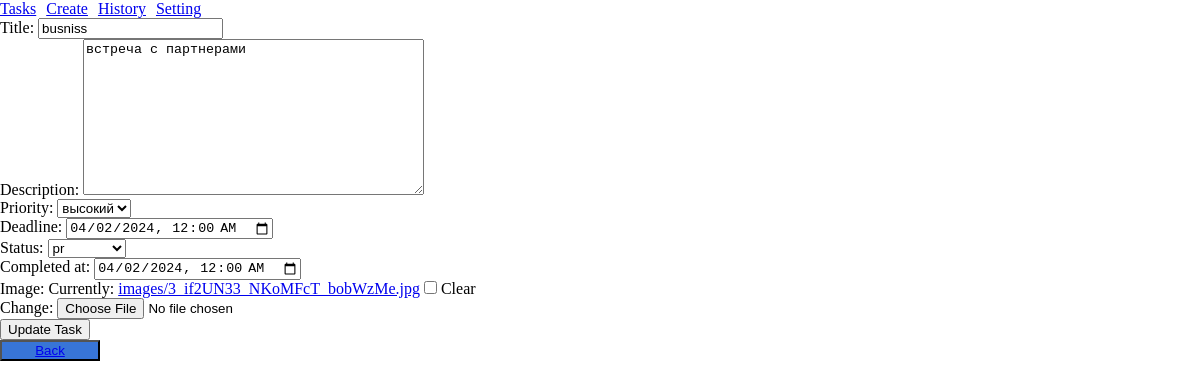
The app's page /update/5/ with its own data.
### task/models.py (models this page shows, shortened)
class Task(models.Model):
    title = models.CharField(max_length=255)
    description = models.TextField()
    priority = models.CharField(max_length=10, choices=[('v', 'высокий'), ('s', 'средний'), ('n', "низкий")])
    created_at = models.DateTimeField(auto_now_add=True)
    deadline = models.DateTimeField(null=True, blank=True)
    status = models.CharField(max_length=10, choices=[('в процессе', 'pr' ), ('com', 'закончен')], default='в процессе')
    completed_at = models.DateTimeField(null=True, blank=True)
    image = models.ImageField(upload_to='images/', null=True, blank=True)
    slug = models.SlugField(max_length=20, null=True, blank=True, unique=True)

### task/views.py (the view)
# urls.py: path('update/<int:task_pk>/', TaskUpdateView.as_view(), name='task_update'),
class TaskUpdateView(UpdateView):
    template_name = 'task_update.html'
    model = Task
    form_class = TaskForm
    success_url = reverse_lazy('list_task')
    pk_url_kwarg = 'task_pk'

### task/forms.py (shortened to what this page needs)
class TaskForm(forms.ModelForm):
    class Meta:
        model = Task
        fields = '__all__'
        exclude = 'slug',
        widgets = {
            'deadline': DateTimeInput(attrs={'type': 'datetime-local'}, format='%Y-%m-%dT%H:%M'),
            'completed_at': DateTimeInput(attrs={'type': 'datetime-local'}, format='%Y-%m-%dT%H:%M'),
        }

### task/templates/task_update.html (shortened to what this page needs)
{% extends 'base.html' %}
{% block content %}
<form method="POST" enctype="multipart/form-data">
  {{ form.as_p }}
  <input type="submit" value="Update Task">
</form>
<button><a href="{% url 'list_task' %}"> Back </a></button>
{% endblock %}

### task/static/css/styles.css (style rules this page uses)
* { margin: 0px; }
button { width: 100px; height: auto; background-color: #3875d7; }

### records on screen
Task: title "busniss", description "встреча с партнерами", priority "высокий", deadline "04/02/2024 00:00", status "pr", completed_at "04/02/2024 00:00"
